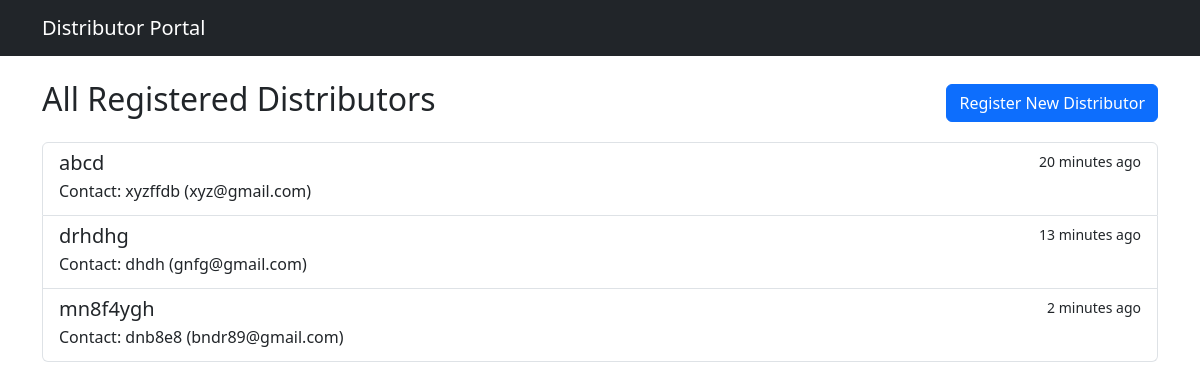
The page / on the database its author committed.
### distributors/models.py (models this page shows, shortened)
class Distributor(models.Model):
    company_name = models.CharField(max_length=200)
    contact_person = models.CharField(max_length=100)
    email = models.EmailField(unique=True) # unique=True ensures no two distributors have the same email
    phone_number = models.CharField(max_length=20)
    address = models.TextField()
    registration_date = models.DateTimeField(auto_now_add=True) # Automatically sets the date when created
    is_active = models.BooleanField(default=True)

### distributors/views.py (the view)
# urls.py: path('', views.distributor_list, name='distributor_list'),
def distributor_list(request):
    distributors = Distributor.objects.all().order_by('company_name') # Get all distributors
    context = {'distributors': distributors}
    return render(request, 'distributors/distributor_list.html', context)

### distributors/templates/distributors/distributor_list.html (shortened to what this page needs)
{% extends 'distributors/base.html' %}
{% block content %}
    <div class="d-flex justify-content-between align-items-center mb-3">
        <h2>All Registered Distributors</h2>
        <a href="{% url 'register' %}" class="btn btn-primary">Register New Distributor</a>
    </div>
    <div class="list-group">
        {% for distributor in distributors %}
            <a href="{% url 'profile_view' pk=distributor.pk %}" class="list-group-item list-group-item-action">
                <div class="d-flex w-100 justify-content-between">
                    <h5 class="mb-1">{{ distributor.company_name }}</h5>
                    <small>{{ distributor.registration_date|timesince }} ago</small>
                </div>
                <p class="mb-1">Contact: {{ distributor.contact_person }} ({{ distributor.email }})</p>
            </a>
        {% empty %}
            <p class="text-center">No distributors have registered yet.</p>
        {% endfor %}
    </div>
{% endblock %}

### distributors/templates/distributors/base.html (shortened to what this page needs)
<!doctype html>
<html lang="en">
  <head>
    <link href="https://cdn.jsdelivr.net/npm/bootstrap@5.3.2/dist/css/bootstrap.min.css" rel="stylesheet">
  </head>
  <body>
    <nav class="navbar navbar-expand-lg navbar-dark bg-dark">
        <div class="container">
            <a class="navbar-brand" href="#">Distributor Portal</a>
        </div>
    </nav>
    <div class="container mt-4">
        {% block content %}{% endblock %}
    </div>
  </body>
</html>

### rows shown on the page
Distributor: company_name "abcd", registration_date "20 minutes", contact_person "xyzffdb", email "xyz@gmail.com"
Distributor: company_name "drhdhg", registration_date "13 minutes", contact_person "dhdh", email "gnfg@gmail.com"
Distributor: company_name "mn8f4ygh", registration_date "2 minutes", contact_person "dnb8e8", email "bndr89@gmail.com"
